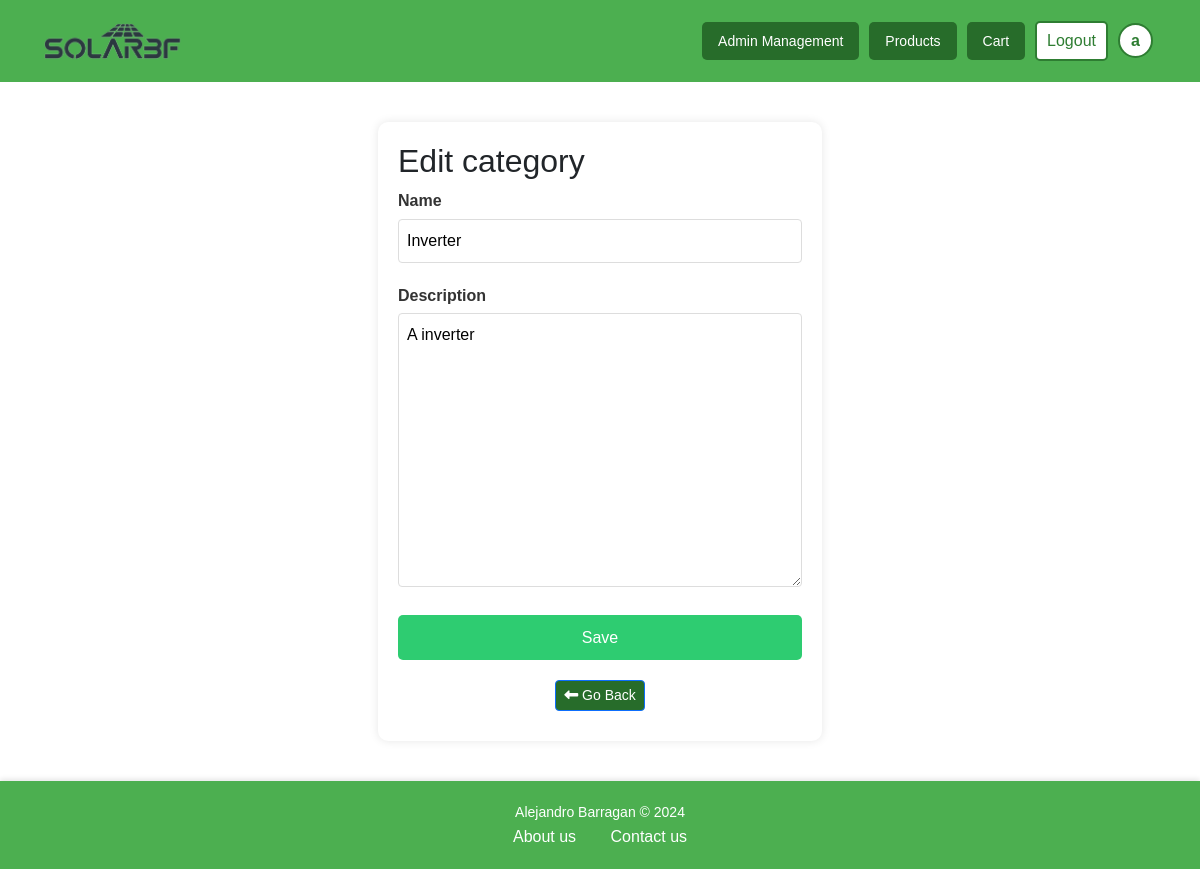
The page /products/categories/edit_category/2/ (signed in) on the database its author committed.
### accounts/models.py (models this page shows, shortened)
class CustomUser(AbstractUser):
    USER_TYPE_CHOICES = (
        ('user', 'User'),
        ('worker', 'Worker'),
        ('admin', 'Admin'),
    )
    role = models.CharField(max_length=10, default='user')
    team = models.ForeignKey(
        Team,
        on_delete=models.SET_NULL,
        blank=True, null=True,
        related_name='members'
    )
    email = models.EmailField(unique=True)
    street_address = models.CharField(max_length=255, blank=True, null=True)
    city = models.CharField(max_length=100, blank=True, null=True)
    state = models.CharField(max_length=100, blank=True, null=True)
    zip_code = models.CharField(max_length=20, blank=True, null=True)
    country = models.CharField(max_length=100, blank=True, null=True)

### products/models.py (models this page shows, shortened)
class Category(models.Model):
    name = models.CharField(max_length=255)
    description = models.TextField(blank=True)

### products/views.py (the view)
# urls.py: path('categories/edit_category/<int:category_id>/', views.edit_category, name='edit_category'),
@login_required
@user_passes_test(is_admin)
def edit_category(request, category_id):
    category = get_object_or_404(Category, id=category_id)
    return handle_category_form(request, CategoryForm(instance=category), 'admin/edit_category.html', 'Category updated successfully!', 'categories', category)

### products/forms.py
class CategoryForm(forms.ModelForm):
    class Meta:
        model = Category
        fields = ['name', 'description']

### accounts/views.py (called while the page is built)
def is_admin(user):
    return user.is_staff or user.role == 'admin'

### products/views.py (called while the page is built)
def handle_category_form(request, form, template, success_message, redirect_url, category=None):
    if request.method == 'POST':
        form = CategoryForm(request.POST, instance=category)
        if form.is_valid():
            form.save()
            messages.success(request, success_message)
            return redirect(redirect_url)
    return render(request, template, {'form': form, 'category': category})

### templates/admin/edit_category.html (shortened to what this page needs)
{% extends 'base.html' %}
{% load static %}
{% block style %}
    <link rel="stylesheet" href="{% static 'css/edit_category.css' %}"/>
    <link rel="stylesheet" href="{% static 'css/forms.css' %}"/>
{% endblock %}
{% block content %}
<div class="form-container">
    <h2>Edit category</h2>
    <form method="POST" enctype="multipart/form-data">
        {% for field in form %}
        <div class="form-group">
            <label for="{{ field.id_for_label }}">{{ field.label }}</label>
            {{ field }}
        </div>
        {% endfor %}
        <button type="submit" class="submit-button">Save</button>
    </form>
    <div class="button-container">
        <button type="button" class="btn btn-sm btn-primary" onclick="history.back()"><i class="fa-solid fa-left-long"></i> Go Back</button>
    </div>
</div>
{% endblock %}

### templates/components/navbar.html (shortened to what this page needs)
{% load static %}
{% block style %}
    <link rel="stylesheet" href="{% static 'css/navbar.css' %}"/>
{% endblock %}
{% block content %}
<div class="navbar-container">
    <nav class="navbar">
        <div class="container">
            <a class="nav-link navbar-brand nav-logo" href="{% url 'home' %}">
                <img src="{% static 'images/SolarBFLogo1-1.png' %}" alt="">
            </a>
            <div class="nav-links" id="nav-links">
                {% if user.is_authenticated %}
                    {% if user.is_staff or user.role == 'worker' %}
                        <a class="btn-custom btn-medium btn-primary" href="{% url 'management' %}">Admin Management</a>
                    {% endif %}
                        <a class="btn-custom btn-medium btn-primary" href="{% url 'products' %}">Products</a>
                        <a class="btn-custom btn-medium btn-primary" href="{% url 'cart' %}">Cart</a>
                        <a class="btn-custom btn-logout" href="{% url 'logout' %}">Logout</a>
                        <a class="btn-custom btn-profile" href="{% url 'profile' %}">{{ user.username|slice:":1" }}</a>
                    {% else %}
                        <a class="btn-login" href="{% url 'login' %}">Login</a>
                    {% endif %}
            </div>
        </div>
    </nav>
</div>
{% endblock %}

### static/css/base.css (style rules this page uses)
* { box-sizing: border-box; margin: 0; padding: 0; }
body { background-color: linear-gradient(135deg, #f8f9fa 0%, #e9ecef 100%); font-family: Arial, sans-serif; line-height: 1.6; }
a { text-decoration: none; }
img { max-width: 100%; height: auto; }
.button-container { display: flex; justify-content: center; margin-top: 20px; margin-bottom: 10px; }
.button-container .btn { margin: 0 10px; }
.btn-custom { display: inline-block; border: none; border-radius: 5px; cursor: pointer; transition: all 0.3s ease; text-align: center; text-decoration: none; margin: 5px; }
.btn-custom.btn-medium { padding: 8px 16px; font-size: 14px; }
.btn-primary { background-color: #276c2a; color: white; }

### static/css/forms.css (style rules this page uses)
.form-container { max-width: 600px; margin: 40px auto; padding: 20px; background: white; border-radius: 10px; box-shadow: 0 0 10px rgba(0,0,0,0.1); }
.form-group { margin-bottom: 20px; }
.form-group label { display: block; margin-bottom: 5px; font-weight: bold; color: #333; }
.form-group input[type="text"], .form-group input[type="number"], .form-group textarea { width: 100%; padding: 8px; border: 1px solid #ddd; border-radius: 4px; font-size: 16px; }
.submit-button { background-color: #2ecc71; color: white; padding: 10px 20px; border: none; border-radius: 5px; cursor: pointer; font-size: 16px; width: 100%; }

### static/css/navbar.css (style rules this page uses)
.navbar-container { background-color: #4CAF50; }
.navbar { display: flex; justify-content: center; align-items: center; padding: 1rem; }
.container { display: flex; justify-content: space-between; align-items: center; width: 100%; }
.navbar-brand { margin-right: auto; font-size: 1.5rem; color: #fff; text-decoration: none; }
.nav-links { display: flex; align-items: center; }
.navbar .btn-logout, .btn-login { background-color: white; color: #2E7D32; border: 2px solid #2E7D32; padding: 5px 10px; border-radius: 5px; font-size: 16px; cursor: pointer; transition: all 0.3s ease; }
.navbar .btn-profile { background-color: white; color: #2E7D32; border: 2px solid #2E7D32; border-radius: 50%; font-size: 16px; width: 35px; height: 35px; display: flex; align-items: center; justify-content: center; font-weight: bold; cursor: pointer; transition: all 0.3s ease; }
.nav-logo { display: flex; align-items: center; height: 100%; padding: 5px 0; }
.nav-logo img { max-height: 40px; width: auto; object-fit: contain; }

### static/css/footer.css (style rules this page uses)
html, body { height: 100%; margin: 0; }
body { display: flex; flex-direction: column; }

### rows shown on the page
CustomUser: username "a"
Category: form "Inverter" "A inverter"

### other values the page prints
{{ field.label }} "Name" "Description"
